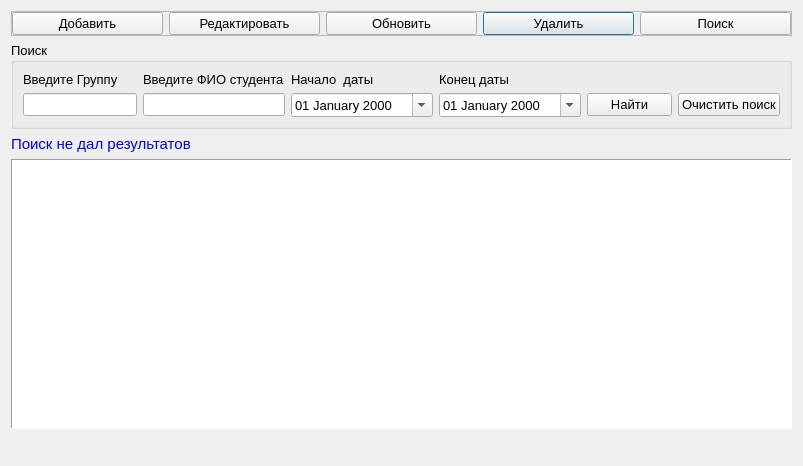
<?xml version="1.0" encoding="UTF-8"?>
<ui version="4.0">
 <class>ActVnedrenia</class>
 <widget class="QDialog" name="ActVnedrenia">
  <property name="geometry">
   <rect>
    <x>0</x>
    <y>0</y>
    <width>803</width>
    <height>466</height>
   </rect>
  </property>
  <property name="windowTitle">
   <string>Акты о внедрении</string>
  </property>
  <layout class="QGridLayout" name="gridLayout_2">
   <item row="0" column="0" colspan="3">
    <widget class="QFrame" name="frame">
     <property name="frameShape">
      <enum>QFrame::StyledPanel</enum>
     </property>
     <property name="frameShadow">
      <enum>QFrame::Raised</enum>
     </property>
     <layout class="QGridLayout" name="gridLayout_3">
      <property name="leftMargin">
       <number>0</number>
      </property>
      <property name="topMargin">
       <number>0</number>
      </property>
      <property name="rightMargin">
       <number>0</number>
      </property>
      <property name="bottomMargin">
       <number>0</number>
      </property>
      <item row="0" column="4">
       <widget class="QPushButton" name="pushButton_del">
        <property name="font">
         <font>
          <pointsize>10</pointsize>
         </font>
        </property>
        <property name="text">
         <string>Удалить</string>
        </property>
        <property name="icon">
         <iconset resource="resourses.qrc">
          <normaloff>:/img/img/delete.png</normaloff>:/img/img/delete.png</iconset>
        </property>
       </widget>
      </item>
      <item row="0" column="0">
       <widget class="QPushButton" name="pushButton_add">
        <property name="font">
         <font>
          <pointsize>10</pointsize>
         </font>
        </property>
        <property name="text">
         <string>Добавить</string>
        </property>
        <property name="icon">
         <iconset resource="resourses.qrc">
          <normaloff>:/img/img/add.png</normaloff>:/img/img/add.png</iconset>
        </property>
       </widget>
      </item>
      <item row="0" column="5">
       <widget class="QPushButton" name="pushButton_search">
        <property name="font">
         <font>
          <pointsize>10</pointsize>
         </font>
        </property>
        <property name="text">
         <string>Поиск</string>
        </property>
        <property name="icon">
         <iconset resource="resourses.qrc">
          <normaloff>:/img/img/find.png</normaloff>:/img/img/find.png</iconset>
        </property>
       </widget>
      </item>
      <item row="0" column="1">
       <widget class="QPushButton" name="pushButton_edit">
        <property name="font">
         <font>
          <pointsize>10</pointsize>
         </font>
        </property>
        <property name="text">
         <string>Редактировать</string>
        </property>
        <property name="icon">
         <iconset resource="resourses.qrc">
          <normaloff>:/img/img/edit.png</normaloff>:/img/img/edit.png</iconset>
        </property>
       </widget>
      </item>
      <item row="0" column="3">
       <widget class="QPushButton" name="pushButton_update">
        <property name="font">
         <font>
          <pointsize>10</pointsize>
         </font>
        </property>
        <property name="text">
         <string>Обновить</string>
        </property>
        <property name="icon">
         <iconset resource="resourses.qrc">
          <normaloff>:/img/img/refresh.png</normaloff>:/img/img/refresh.png</iconset>
        </property>
       </widget>
      </item>
     </layout>
    </widget>
   </item>
   <item row="1" column="0" colspan="3">
    <widget class="QGroupBox" name="groupBox_search">
     <property name="font">
      <font>
       <pointsize>10</pointsize>
      </font>
     </property>
     <property name="title">
      <string>Поиск</string>
     </property>
     <layout class="QGridLayout" name="gridLayout" columnstretch="4,4,3,3,3,3">
      <item row="1" column="2">
       <widget class="QDateEdit" name="dateEdit">
        <property name="displayFormat">
         <string>dd MMMM yyyy</string>
        </property>
        <property name="calendarPopup">
         <bool>true</bool>
        </property>
       </widget>
      </item>
      <item row="1" column="5">
       <widget class="QPushButton" name="pushButton_clear">
        <property name="font">
         <font>
          <pointsize>10</pointsize>
         </font>
        </property>
        <property name="text">
         <string>Очистить поиск</string>
        </property>
        <property name="icon">
         <iconset resource="resourses.qrc">
          <normaloff>:/img/img/clear.png</normaloff>:/img/img/clear.png</iconset>
        </property>
       </widget>
      </item>
      <item row="0" column="1">
       <widget class="QLabel" name="label_4">
        <property name="font">
         <font>
          <pointsize>10</pointsize>
         </font>
        </property>
        <property name="text">
         <string>Введите ФИО студента</string>
        </property>
       </widget>
      </item>
      <item row="0" column="2">
       <widget class="QLabel" name="label_6">
        <property name="font">
         <font>
          <pointsize>10</pointsize>
         </font>
        </property>
        <property name="text">
         <string>Начало  даты</string>
        </property>
       </widget>
      </item>
      <item row="1" column="1">
       <widget class="QLineEdit" name="lineEdit_student">
        <property name="clearButtonEnabled">
         <bool>true</bool>
        </property>
       </widget>
      </item>
      <item row="0" column="0">
       <widget class="QLabel" name="label_5">
        <property name="font">
         <font>
          <pointsize>10</pointsize>
         </font>
        </property>
        <property name="text">
         <string>Введите Группу</string>
        </property>
       </widget>
      </item>
      <item row="1" column="0">
       <widget class="QLineEdit" name="lineEdit_group">
        <property name="clearButtonEnabled">
         <bool>true</bool>
        </property>
       </widget>
      </item>
      <item row="1" column="4">
       <widget class="QPushButton" name="pushButton_find">
        <property name="font">
         <font>
          <pointsize>10</pointsize>
         </font>
        </property>
        <property name="text">
         <string>Найти</string>
        </property>
        <property name="icon">
         <iconset resource="resourses.qrc">
          <normaloff>:/img/img/findOk.png</normaloff>:/img/img/findOk.png</iconset>
        </property>
       </widget>
      </item>
      <item row="1" column="3">
       <widget class="QDateEdit" name="dateEdit_end">
        <property name="displayFormat">
         <string>dd MMMM yyyy</string>
        </property>
        <property name="calendarPopup">
         <bool>true</bool>
        </property>
       </widget>
      </item>
      <item row="0" column="3">
       <widget class="QLabel" name="label">
        <property name="text">
         <string>Конец даты</string>
        </property>
       </widget>
      </item>
     </layout>
    </widget>
   </item>
   <item row="2" column="0">
    <widget class="QLabel" name="label_result">
     <property name="maximumSize">
      <size>
       <width>16777215</width>
       <height>20</height>
      </size>
     </property>
     <property name="font">
      <font>
       <pointsize>11</pointsize>
      </font>
     </property>
     <property name="styleSheet">
      <string notr="true">color:rgb(0, 0, 255)</string>
     </property>
     <property name="text">
      <string>Поиск не дал результатов</string>
     </property>
    </widget>
   </item>
   <item row="3" column="0" colspan="3">
    <widget class="QTableView" name="tableView_actVnedr">
     <property name="font">
      <font>
       <pointsize>10</pointsize>
      </font>
     </property>
     <property name="contextMenuPolicy">
      <enum>Qt::ActionsContextMenu</enum>
     </property>
     <property name="frameShape">
      <enum>QFrame::Panel</enum>
     </property>
     <property name="frameShadow">
      <enum>QFrame::Sunken</enum>
     </property>
     <property name="alternatingRowColors">
      <bool>true</bool>
     </property>
     <property name="selectionMode">
      <enum>QAbstractItemView::SingleSelection</enum>
     </property>
     <property name="selectionBehavior">
      <enum>QAbstractItemView::SelectRows</enum>
     </property>
    </widget>
   </item>
   <item row="4" column="0">
    <spacer name="horizontalSpacer">
     <property name="orientation">
      <enum>Qt::Horizontal</enum>
     </property>
     <property name="sizeType">
      <enum>QSizePolicy::Preferred</enum>
     </property>
     <property name="sizeHint" stdset="0">
      <size>
       <width>255</width>
       <height>20</height>
      </size>
     </property>
    </spacer>
   </item>
   <item row="4" column="1">
    <widget class="QLabel" name="label_naideno">
     <property name="font">
      <font>
       <pointsize>12</pointsize>
      </font>
     </property>
     <property name="styleSheet">
      <string notr="true">color:rgb(85, 0, 255)</string>
     </property>
     <property name="text">
      <string/>
     </property>
    </widget>
   </item>
   <item row="4" column="2">
    <spacer name="horizontalSpacer_2">
     <property name="orientation">
      <enum>Qt::Horizontal</enum>
     </property>
     <property name="sizeType">
      <enum>QSizePolicy::Preferred</enum>
     </property>
     <property name="sizeHint" stdset="0">
      <size>
       <width>255</width>
       <height>20</height>
      </size>
     </property>
    </spacer>
   </item>
  </layout>
  <action name="actionEdit">
   <property name="icon">
    <iconset resource="resourses.qrc">
     <normaloff>:/img/img/edit.png</normaloff>:/img/img/edit.png</iconset>
   </property>
   <property name="text">
    <string>Редактировать выбранный акт внедрения</string>
   </property>
  </action>
  <action name="actionDelete">
   <property name="icon">
    <iconset resource="resourses.qrc">
     <normaloff>:/img/img/delete.png</normaloff>:/img/img/delete.png</iconset>
   </property>
   <property name="text">
    <string>Удалить выбранный акт внедрения</string>
   </property>
  </action>
 </widget>
 <resources>
  <include location="resourses.qrc"/>
 </resources>
 <connections/>
</ui>
